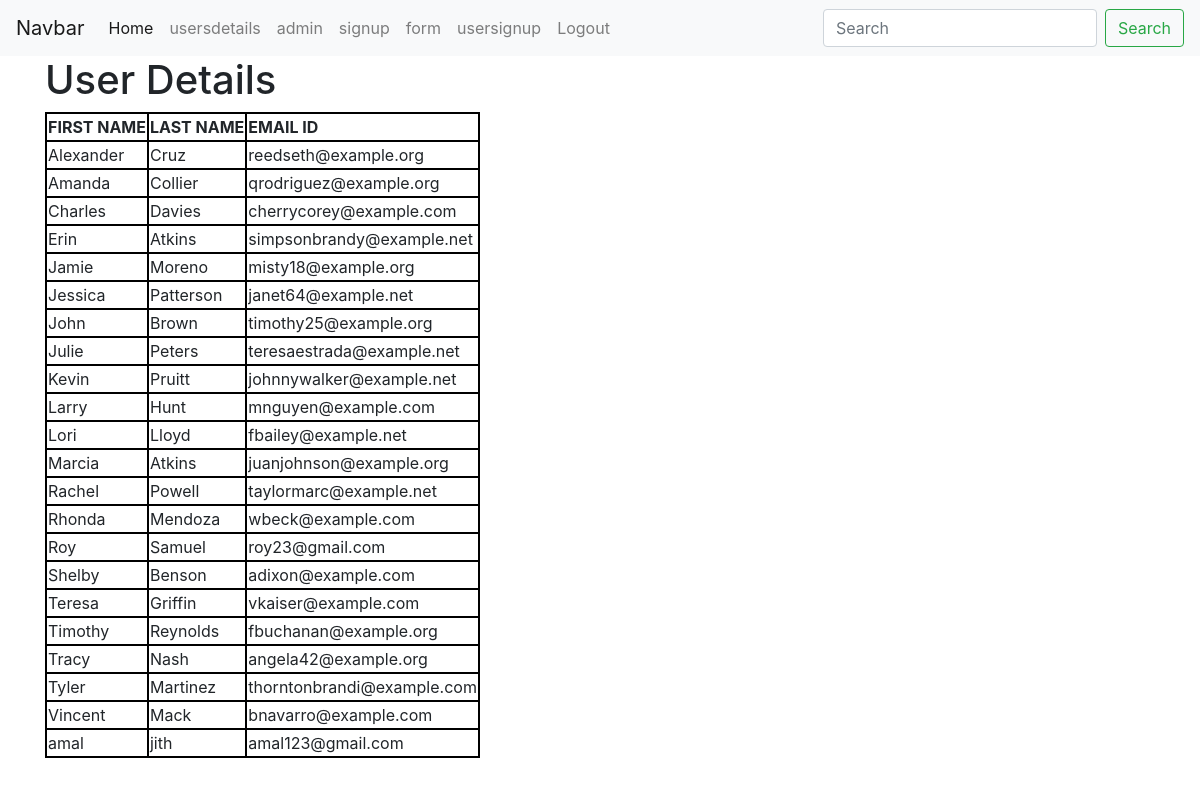
The page /user (signed in) on the database its author committed.
### baseapp/models.py (models this page shows, shortened)
class User(models.Model):
    first_name=models.CharField(max_length=30,)
    last_name=models.CharField(max_length=20)
    email=models.EmailField(max_length=30,unique=True)

### baseapp/views.py (the view)
# urls.py: path('user',views.users,name='user'),
@login_required(login_url='login')
def users(request):
    data=User.objects.order_by('first_name')
    return render(request,'base_temp/userpage.html',{'userdata':data})

### template/base_temp/userpage.html (shortened to what this page needs)
<!DOCTYPE html>
{% extends "base_temp/basepage.html" %}
{% block mainblock %}
    <div class="container">
        <h1>User Details</h1>
    {% if userdata %}
    <table>
        <thead>
            <th>FIRST NAME</th>
            <th>LAST NAME</th>
            <th>EMAIL ID</th>
        </thead>
        {% for i in userdata %}
        <tr>
            <td>{{i.first_name }}</td>
            <td>{{i.last_name}}</td>
            <td>{{i.email}}</td>
        </tr>
        {% endfor %}
    </table>
    {% else %}
    <h3>no data's found</h3>
    {% endif %}
    </div>
    {% endblock %}

### template/base_temp/basepage.html (shortened to what this page needs)
<!DOCTYPE html>
{% load static %}
<html lang="en">
<head>
    <link rel="stylesheet" href="https://cdn.jsdelivr.net/npm/bootstrap@4.0.0/dist/css/bootstrap.min.css">
</head>
<body>
    <nav class="navbar navbar-expand-lg navbar-light bg-light">
        <a class="navbar-brand" href="#">Navbar</a>
        <div class="collapse navbar-collapse" id="navbarSupportedContent">
          <ul class="navbar-nav mr-auto">
            <li class="nav-item active">
              <a class="nav-link" href="{% url 'basepage' %}">Home <span class="sr-only">(current)</span></a>
            </li>
            <li class="nav-item">
              <a class="nav-link" href="{% url 'user' %}">usersdetails</a>
            </li>
            <li class="nav-item">
                <a class="nav-link" href="{% url 'admin:index' %}">admin</a>
              </li>
            <li class="nav-item">
              <a class="nav-link " href="{% url 'signup' %}">signup</a>
            </li>
            <li class="nav-item">
                <a class="nav-link " href="{% url 'form' %}">form</a>
              </li>
              <li class="nav-item">
                <a class="nav-link " href="{% url 'usersignup' %}">usersignup</a>
              </li>
              {% if user.is_authenticated %}
              <li class="nav-item">
                <a class="nav-link " href="{% url 'logout' %}">Logout</a>
              </li>
              {% else %}
              <li class="nav-item">
                <a class="nav-link " href="{% url 'login' %}">LogIn</a>
              </li>
              {% endif %}
          </ul>
          <form class="form-inline my-2 my-lg-0">
            <input class="form-control mr-sm-2" type="search" placeholder="Search" aria-label="Search">
            <button class="btn btn-outline-success my-2 my-sm-0" type="submit">Search</button>
          </form>
        </div>
      </nav>
      {% block mainblock %}{% endblock %}
</body>
</html>

### template/base_temp/userpage.html (style rules this page uses)
table,th,td { border: 2px solid black; }

### rows shown on the page
User: first_name "Alexander", last_name "Cruz", email "reedseth@example.org"
User: first_name "Amanda", last_name "Collier", email "qrodriguez@example.org"
User: first_name "Charles", last_name "Davies", email "cherrycorey@example.com"
User: first_name "Erin", last_name "Atkins", email "simpsonbrandy@example.net"
User: first_name "Jamie", last_name "Moreno", email "misty18@example.org"
User: first_name "Jessica", last_name "Patterson", email "janet64@example.net"
User: first_name "John", last_name "Brown", email "timothy25@example.org"
User: first_name "Julie", last_name "Peters", email "teresaestrada@example.net"
User: first_name "Kevin", last_name "Pruitt", email "johnnywalker@example.net"
User: first_name "Larry", last_name "Hunt", email "mnguyen@example.com"
User: first_name "Lori", last_name "Lloyd", email "fbailey@example.net"
User: first_name "Marcia", last_name "Atkins", email "juanjohnson@example.org"
User: first_name "Rachel", last_name "Powell", email "taylormarc@example.net"
User: first_name "Rhonda", last_name "Mendoza", email "wbeck@example.com"
User: first_name "Roy", last_name "Samuel", email "roy23@gmail.com"
User: first_name "Shelby", last_name "Benson", email "adixon@example.com"
User: first_name "Teresa", last_name "Griffin", email "vkaiser@example.com"
User: first_name "Timothy", last_name "Reynolds", email "fbuchanan@example.org"
User: first_name "Tracy", last_name "Nash", email "angela42@example.org"
User: first_name "Tyler", last_name "Martinez", email "thorntonbrandi@example.com"
User: first_name "Vincent", last_name "Mack", email "bnavarro@example.com"
User: first_name "amal", last_name "jith", email "amal123@gmail.com"
